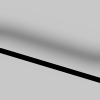
Frame 1 (no input)
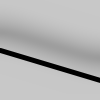
Frame 60 (the mouse pressed at the canvas centre just before this capture)
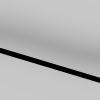
Frame 120 (the mouse held since frame 60 and released just before this capture)

The Processing sketch that drew these frames (run headless with seeded random() and noise(); from frame 60 on, the mouse is pressed at the canvas centre):

// Processing sketch: Filter
// ── Filter.pde
float fuzzy = 0.0;
float x = 0.0;

void setup() {
  size(100,100);
  noFill();
  strokeWeight(5);
}

void draw() {
  background(200);
  x+=0.01;
  fuzzy = 6*sin(x)+6;
  line(0,30,100,60);
  filter(BLUR, fuzzy);
  line(0,50,100,80);
}
